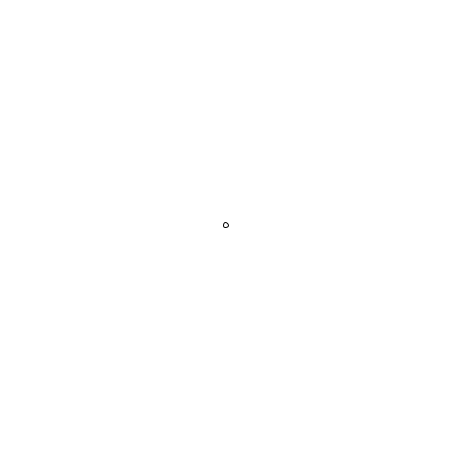
Frame 1 (no input)
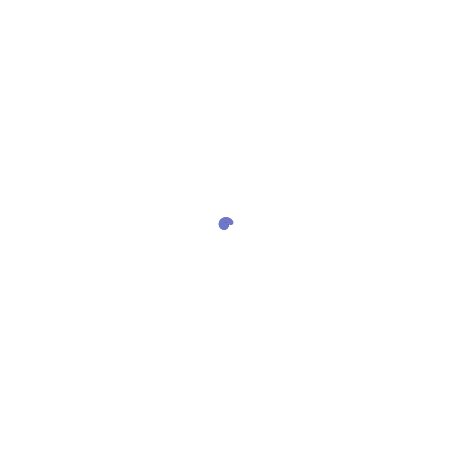
Frame 60 (the mouse pressed at the canvas centre just before this capture)
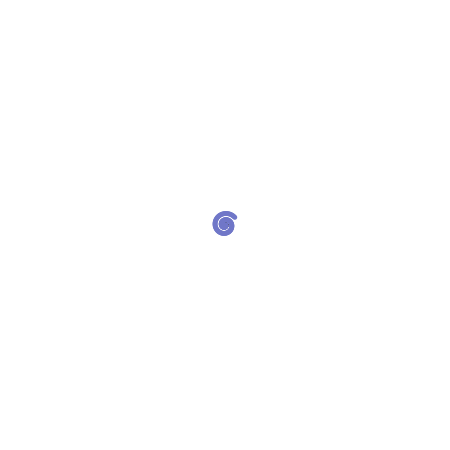
Frame 120 (the mouse held since frame 60 and released just before this capture)

The Processing sketch that drew these frames (run headless with seeded random() and noise(); from frame 60 on, the mouse is pressed at the canvas centre):

// Processing sketch: processing_181619
// ── processing_181619.pde


// spiral moves clockwise and changes color as time passes
// adapted from example in book "Getting Started in Processing" by Casey Reas and Ben Fry

int time1 = 5000;
int time2= 10000;
int time3= 15000;
int time4= 20000;
int time5= 25000;
int time6= 30000;
int time7= 35000;
int time8= 40000;


float angle = 0.0;
float offset = 225; //begins in center
float scalar = .5; // begins spiralling tightly
float speed = .1; //spiraling speed

void setup(){
  size (450,450); //canvas size
  background (255); //white background
  smooth(); //antialiasing
}

void draw(){
  int currentTime = millis();
  float x = offset + cos(angle) * scalar;
  float y = offset + sin (angle) * scalar;
  ellipse (x, y, 5, 5); //circle that makes spiralling shape
  fill (112,119,200);
  noStroke();
  angle += speed;
  scalar += speed;
  
  if (currentTime >= time1){ //as time passes, color changes
    fill(130,87,217);
  }
    else if (currentTime >= time2){
    fill(195,87,217);
  }
  
  if(currentTime >= time3){
    fill(217, 87, 150);
  }
    else if (currentTime >= time4){
    fill(247,92,110);
  }
    
  if(currentTime >= time5){
    fill (242,0,28);
  }
 
   else if (currentTime >= time6){
   fill (242,96,17);
 }
 
 if(currentTime >= time7){
   fill (242, 182, 17);
 }
   else if (currentTime >= time8){
   fill(198,232,30);
 }
 
}
